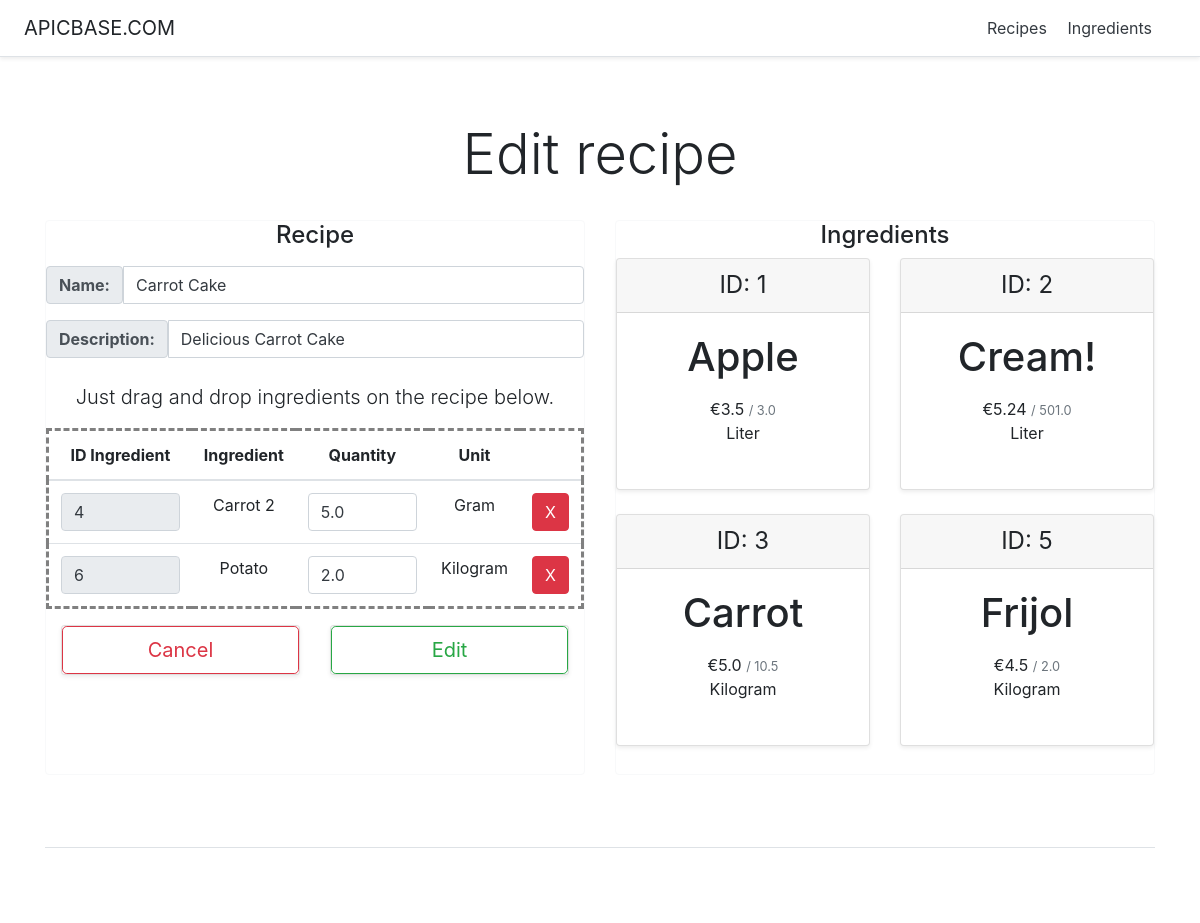
The app's page /recipeManager/1/edit with its own data.
### recipeManager/models.py (models this page shows, shortened)
class Recipe(models.Model):
    id = models.AutoField(primary_key=True)
    name = models.CharField(max_length=200)
    description = models.CharField(max_length=200)
    ingredients = models.ManyToManyField(Ingredient, through='Recipe_Ingredients')

class Ingredient(models.Model):
    id = models.AutoField(primary_key=True)
    name = models.CharField(max_length=200)
    cost = models.FloatField()
    amount = models.FloatField()
    GRAMS='g.'
    KILOGRAMS='Kg.'
    CENTILITERS='cl.'
    LITERS='l.'
    UNIT_CHOICES = (
        (GRAMS, 'Gram'),
        (KILOGRAMS, 'Kilogram'),
        (CENTILITERS, 'Centiliter'),
        (LITERS, 'Liter')
    )
    unit = models.CharField(
        max_length=2,
        choices=UNIT_CHOICES,
        default=GRAMS,
    )

class Recipe_Ingredients(models.Model):
    recipe = models.ForeignKey(Recipe, on_delete=models.CASCADE)
    ingredient = models.ForeignKey(Ingredient, on_delete=models.CASCADE)
    quantity = models.FloatField()

### recipeManager/views.py (the view, shortened to what this page needs)
# urls.py: path('<int:recipe_id>/edit', views.EditRecipe, name='editRecipe'),
def EditRecipe(request, recipe_id):
    recipe = get_object_or_404(Recipe, pk=recipe_id)
    recipe_ingredients = Ingredient.objects.filter(recipe__id=recipe.id)
    context = {'recipe' : recipe}
    ingredients_list = Ingredient.objects.all()
    if len(recipe_ingredients) > 0 : context['recipe_ingredients'] = recipe_ingredients
    if len(ingredients_list) > 0 : context['ingredients_list'] = ingredients_list
    ingredientsCosts, totalCost = calculateCosts(recipe)
    context['ingredientsCosts'] = ingredientsCosts
    return render(request, "recipeManager/editRecipe.html", context)

### recipeManager/views.py (called while the page is built)
def calculateCosts(recipe):
    ingredients = Ingredient.objects.filter(recipe__id=recipe.id)
    totalCost = 0
    ingredientsCosts = []
    for ingredient in ingredients:
        quant = Recipe_Ingredients.objects.get(recipe__id = recipe.id, ingredient__id = ingredient.id).quantity
        costPerQuantity = round((ingredient.cost / ingredient.amount) * quant, 2)
        totalCost += costPerQuantity
        ingredientsCosts.append((ingredient, quant, costPerQuantity))
    return ingredientsCosts, round(totalCost, 2)

### recipeManager/templates/recipeManager/editRecipe.html (shortened to what this page needs)
<!DOCTYPE html>
<html lang="en">
   <head>
      {% load static %}
      <link href="{%static 'recipeManager/pricing.css'%}" rel="stylesheet">
      {% load static %}
      <link href="{%static 'recipeManager/bootstrap.min.css'%}" rel="stylesheet">
   </head>
   <body>
      <div class="d-flex flex-column flex-md-row align-items-center p-3 px-md-4 mb-3 bg-white border-bottom shadow-sm">
         <h5 class="my-0 mr-md-auto font-weight-normal">APICBASE.COM</h5>
         <nav class="my-2 my-md-0 mr-md-3">
            <a class="p-2 text-dark" href="{% url 'recipeManager:index' %}">Recipes</a>
            <a class="p-2 text-dark" href="{% url 'recipeManager:ingredients' %}">Ingredients</a>
         </nav>
      </div>
      <div class="pricing-header px-3 py-3 pt-md-5 pb-md-4 mx-auto text-center">
         <h1 class="display-4">Edit recipe</h1>
      </div>
      <div class="container">
         <div class="card-deck mb-3 text-center">
            <div class="card mb-4 border-light">
              <form action="{% url 'recipeManager:editRecipe' recipe.id %}" method="post">
               <h4>Recipe</h4>
               <ul class="list-unstyled mt-3 mb-4">
                  <li>
                     <div class="input-group mb-3">
                        <label class="input-group-text" for="id_name"><b>Name:</b></label>
                        <input id="id_name" class="form-control text-dark" type="text" required name="name" value="{{ recipe.name }}">
                     </div>
                  </li>
                  <li>
                     <div class="input-group mb-3">
                        <label class="input-group-text" for="id_description"><b>Description:</b></label>
                        <input id="id_description" class="form-control text-dark" type="text" required name="description" value="{{ recipe.description }}">
                     </div>
                  </li>
               </ul>
               <p class="lead">Just drag and drop ingredients on the recipe below.</p>
               <table style="border-style: dashed;" id="table" class="table table-hover" ondrop="drop(event)" ondragover="allowDrop(event)">
                  <thead>
                     <tr>
                        <th scope="col">ID Ingredient</th>
                        <th scope="col">Ingredient</th>
                        <th scope="col">Quantity</th>
                        <th scope="col">Unit</th>
                        <th></th>
                     </tr>
                  </thead>
                  <tbody>
                    {% if recipe_ingredients %}
                      {% for ingredient, quantity, cost in ingredientsCosts %}
                        <tr id="rowID{{ ingredient.id }}">
                          <td>
                            <input id="ingredient_id{{ ingredient.id }}" type="text" class="form-control text-dark" name="ingredient_id" required readonly="readonly" value="{{ ingredient.id }}">
                          </td>
                          <td>{{ ingredient.name }}</td>
                          <td>
                            <input type="number" step="0.01" name="quantity" required class="form-control text-dark" value="{{ quantity }}">
                          </td>
                          <td>{{ ingredient.get_unit_display }}</td>
                          <td>
                            <button id="remove{{ingredient.id}}" class="btn btn-danger" type="button" name="button" onclick="remove({{ingredient.id}})">X</button>
                          </td>
                        </tr>
                      {% endfor %}
                     {% endif %}
                  </tbody>
               </table>
               <div class="container">
                  <div class="card-deck mb-3 text-center">
                     <div id="cancelButtonSection" class="card mb-4 shadow-sm">
                        <a href="{% url 'recipeManager:recipeDetail' recipe.id %}" style="text-decoration:none;">
                        <button type="button" class="btn btn-lg btn-block btn-outline-danger">Cancel</button>
                        </a>
                     </div>
                     <div id="saveButtonSection" class="card mb-4 shadow-sm">
                        <button id="saveButton" type="submit" class="btn btn-lg btn-block btn-outline-success">Edit</button>
                     </div>
                  </div>
               </div>
             </form>
            </div>
            <div class="card mb-4 border-light">
               <h4>Ingredients</h4>
               <div class="card-deck mb-3 text-center" data-spy="scroll" style="position: relative;max-height:500px;overflow-y: scroll;">
                  {% if ingredients_list %}
                    {% for ingredient in ingredients_list %}
                      {% if recipe_ingredients %}
                        {% if ingredient not in recipe_ingredients %}
                          <div id="{{ ingredient.id }}" draggable="true" ondragstart="drag(event)" class="card mb-4 shadow-sm">
                             <div class="card-header">
                                <h4 id="igredientId{{ ingredient.id }}" class="my-0 font-weight-normal">ID: {{ ingredient.id }}</h4>
                             </div>
                             <div class="card-body">
                                <h1 id="ingredientName{{ ingredient.id }}" class="card-title pricing-card-title">{{ ingredient.name }}</h1>
                                <ul class="list-unstyled mt-3 mb-4">
                                   <li>€{{ ingredient.cost }} <small class="text-muted">/ {{ ingredient.amount }}</small></li>
                                   <li id="ingredientUnit{{ ingredient.id }}">{{ ingredient.get_unit_display }}</li>
                                </ul>
                             </div>
                          </div>
                        {% endif %}
                      {% endif %}
                    {% endfor %}
                  {% else %}
                    <p><strong>No ingredients available.</strong></p>
                  {% endif %}
               </div>
            </div>
         </div>
         <footer class="pt-4 my-md-5 pt-md-5 border-top"></footer>
      </div>
   </body>
</html>

### recipeManager/static/recipeManager/pricing.css (style rules this page uses)
html { font-size: 14px; }
@media (min-width: 768px) { html { font-size: 16px; } }
.container { max-width: 960px; }
.pricing-header { max-width: 700px; }
.card-deck .card { min-width: 220px; }

### records on screen
Recipe: name "Carrot Cake", description "Delicious Carrot Cake"
Ingredient: ingredient_id "4", name "Carrot 2", quantity "5.0", unit "Gram"
Ingredient: ingredient_id "6", name "Potato", quantity "2.0", unit "Kilogram"
Ingredient: id "1", name "Apple", cost "3.5", amount "3.0", unit "Liter"
Ingredient: id "2", name "Cream!", cost "5.24", amount "501.0", unit "Liter"
Ingredient: id "3", name "Carrot", cost "5.0", amount "10.5", unit "Kilogram"
Ingredient: id "5", name "Frijol", cost "4.5", amount "2.0", unit "Kilogram"
